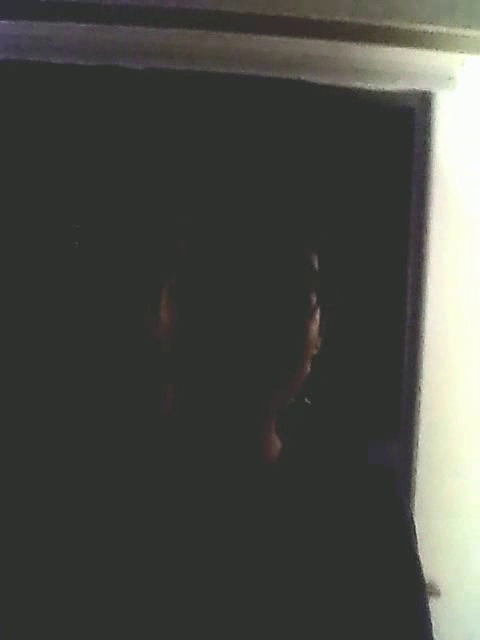
#> input picture frame 29 of output_video.mp4, 480 x 640 px, given in place of VID_20240902_234235.mp4, which was not available
$ python test.py
#> lines starting #> are read from the running program, lines starting #| are printed output that depends on the picture
import cv2
import numpy as np

def enhance_video(input_path, output_path, brightness=0, contrast=1):
    # Open the video
#> called with output_path = 'output_video.mp4', brightness = 50, contrast = 1.5
    cap = cv2.VideoCapture(input_path)

    # Get video properties
    width = int(cap.get(cv2.CAP_PROP_FRAME_WIDTH))
    height = int(cap.get(cv2.CAP_PROP_FRAME_HEIGHT))
    fps = cap.get(cv2.CAP_PROP_FPS)

    # Create VideoWriter object
    fourcc = cv2.VideoWriter_fourcc(*'mp4v')
    out = cv2.VideoWriter(output_path, fourcc, fps, (width, height))

    while cap.isOpened():
        ret, frame = cap.read()
#> frame is the input picture: shape (640, 480, 3); mean B, G, R 68.2, 73.3, 72.2
        if not ret:
            break

        # Adjust brightness and contrast
        adjusted = cv2.convertScaleAbs(frame, alpha=contrast, beta=brightness)
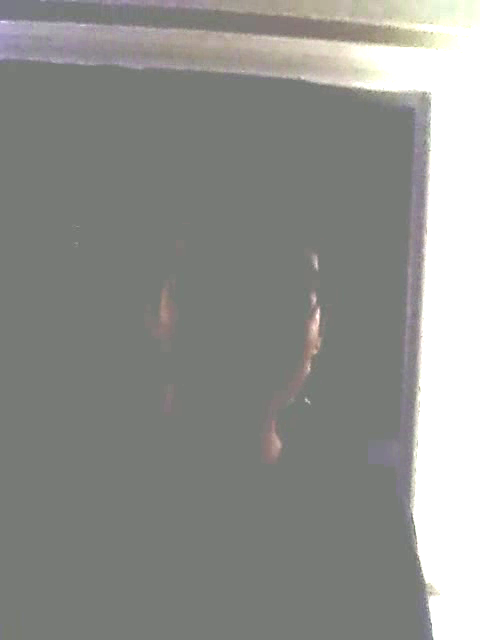
#> adjusted: shape (640, 480, 3); mean B, G, R 139.8, 143.3, 142.1

        # Write the frame
        out.write(adjusted)

    # Release everything
    cap.release()
    out.release()
    cv2.destroyAllWindows()

# Usage
enhance_video('/Users/blackhole/Downloads/VID_20240902_234235.mp4', 'output_video.mp4', brightness=50, contrast=1.5)

$ run again, starting later in the video
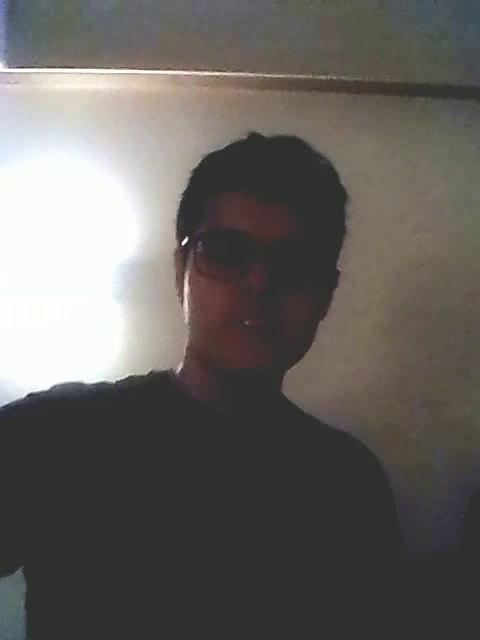
#> input picture frame 131 of output_video.mp4, 480 x 640 px, given in place of VID_20240902_234235.mp4, which was not available
#> in enhance_video, frame is the input picture: shape (640, 480, 3); mean B, G, R 94.3, 99, 101.4
#> in enhance_video, `adjusted = cv2.convertScaleAbs(frame, alpha=contrast, beta=brightness)`:
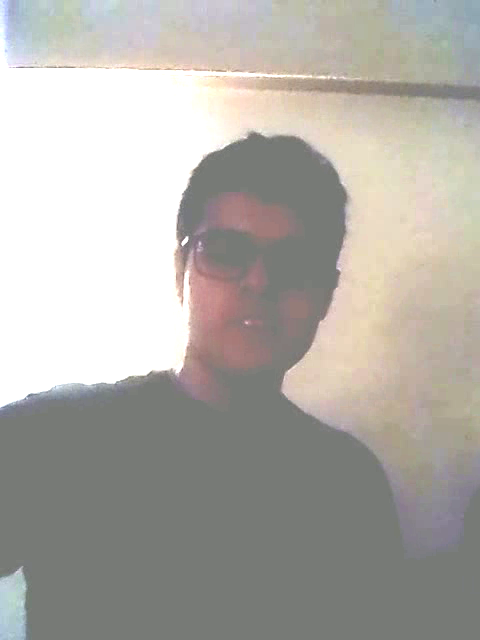
#> adjusted: shape (640, 480, 3); mean B, G, R 167.5, 173.3, 176.4

$ run again, starting later in the video
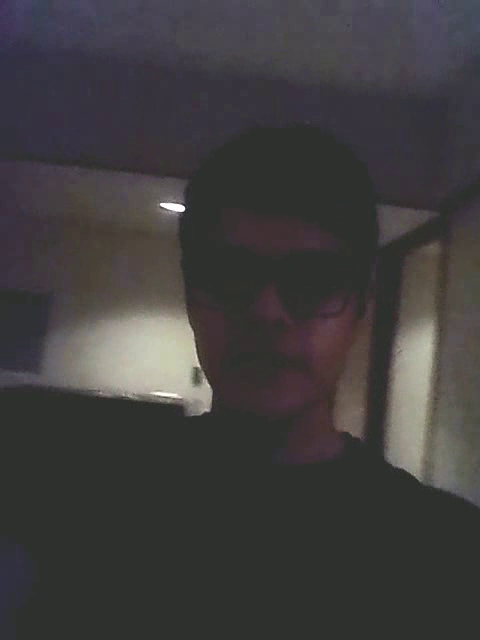
#> input picture frame 233 of output_video.mp4, 480 x 640 px, given in place of VID_20240902_234235.mp4, which was not available
#> in enhance_video, frame is the input picture: shape (640, 480, 3); mean B, G, R 62.2, 61.5, 63.8
#> in enhance_video, `adjusted = cv2.convertScaleAbs(frame, alpha=contrast, beta=brightness)`:
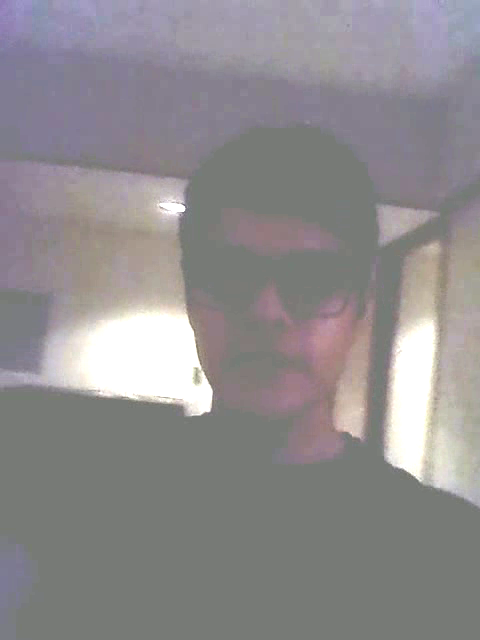
#> adjusted: shape (640, 480, 3); mean B, G, R 142, 139.9, 143.2
